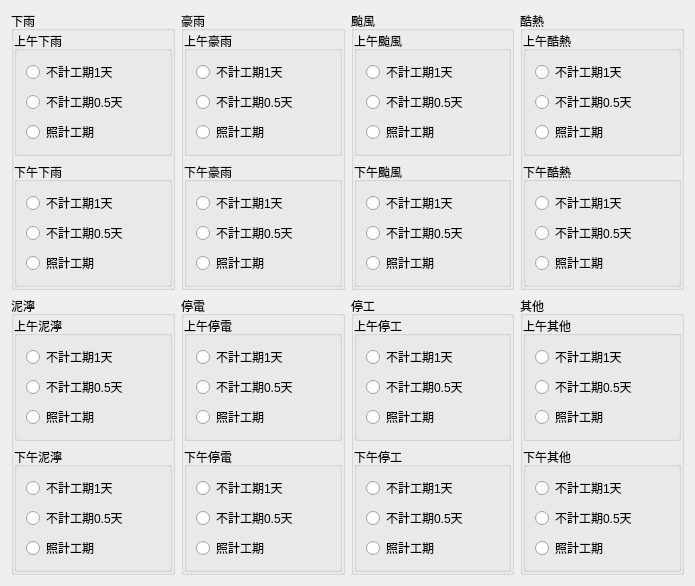
<?xml version="1.0" encoding="UTF-8"?>
<ui version="4.0">
 <class>Dialog</class>
 <widget class="QDialog" name="Dialog">
  <property name="geometry">
   <rect>
    <x>0</x>
    <y>0</y>
    <width>695</width>
    <height>436</height>
   </rect>
  </property>
  <property name="windowTitle">
   <string>Dialog</string>
  </property>
  <layout class="QVBoxLayout" name="verticalLayout">
   <item>
    <layout class="QHBoxLayout" name="horizontalLayout">
     <item>
      <widget class="QGroupBox" name="groupBox">
       <property name="title">
        <string>下雨</string>
       </property>
       <layout class="QVBoxLayout" name="verticalLayout_2">
        <property name="leftMargin">
         <number>0</number>
        </property>
        <property name="topMargin">
         <number>0</number>
        </property>
        <property name="rightMargin">
         <number>0</number>
        </property>
        <property name="bottomMargin">
         <number>0</number>
        </property>
        <item>
         <widget class="QGroupBox" name="groupBox_7">
          <property name="title">
           <string>上午下雨</string>
          </property>
          <layout class="QVBoxLayout" name="verticalLayout_3">
           <item>
            <widget class="QRadioButton" name="radioButton">
             <property name="text">
              <string>不計工期1天</string>
             </property>
            </widget>
           </item>
           <item>
            <widget class="QRadioButton" name="radioButton_3">
             <property name="text">
              <string>不計工期0.5天</string>
             </property>
            </widget>
           </item>
           <item>
            <widget class="QRadioButton" name="radioButton_2">
             <property name="text">
              <string>照計工期</string>
             </property>
            </widget>
           </item>
          </layout>
         </widget>
        </item>
        <item>
         <widget class="QGroupBox" name="groupBox_6">
          <property name="title">
           <string>下午下雨</string>
          </property>
          <layout class="QVBoxLayout" name="verticalLayout_4">
           <item>
            <widget class="QRadioButton" name="radioButton_6">
             <property name="text">
              <string>不計工期1天</string>
             </property>
            </widget>
           </item>
           <item>
            <widget class="QRadioButton" name="radioButton_4">
             <property name="text">
              <string>不計工期0.5天</string>
             </property>
            </widget>
           </item>
           <item>
            <widget class="QRadioButton" name="radioButton_5">
             <property name="text">
              <string>照計工期</string>
             </property>
            </widget>
           </item>
          </layout>
         </widget>
        </item>
       </layout>
      </widget>
     </item>
     <item>
      <widget class="QGroupBox" name="groupBox_4">
       <property name="title">
        <string>豪雨</string>
       </property>
       <layout class="QVBoxLayout" name="verticalLayout_5">
        <property name="leftMargin">
         <number>0</number>
        </property>
        <property name="topMargin">
         <number>0</number>
        </property>
        <property name="rightMargin">
         <number>0</number>
        </property>
        <property name="bottomMargin">
         <number>0</number>
        </property>
        <item>
         <widget class="QGroupBox" name="groupBox_9">
          <property name="title">
           <string>上午豪雨</string>
          </property>
          <layout class="QVBoxLayout" name="verticalLayout_6">
           <item>
            <widget class="QRadioButton" name="radioButton_7">
             <property name="text">
              <string>不計工期1天</string>
             </property>
            </widget>
           </item>
           <item>
            <widget class="QRadioButton" name="radioButton_9">
             <property name="text">
              <string>不計工期0.5天</string>
             </property>
            </widget>
           </item>
           <item>
            <widget class="QRadioButton" name="radioButton_8">
             <property name="text">
              <string>照計工期</string>
             </property>
            </widget>
           </item>
          </layout>
         </widget>
        </item>
        <item>
         <widget class="QGroupBox" name="groupBox_8">
          <property name="title">
           <string>下午豪雨</string>
          </property>
          <layout class="QVBoxLayout" name="verticalLayout_7">
           <item>
            <widget class="QRadioButton" name="radioButton_10">
             <property name="text">
              <string>不計工期1天</string>
             </property>
            </widget>
           </item>
           <item>
            <widget class="QRadioButton" name="radioButton_11">
             <property name="text">
              <string>不計工期0.5天</string>
             </property>
            </widget>
           </item>
           <item>
            <widget class="QRadioButton" name="radioButton_12">
             <property name="text">
              <string>照計工期</string>
             </property>
            </widget>
           </item>
          </layout>
         </widget>
        </item>
       </layout>
      </widget>
     </item>
     <item>
      <widget class="QGroupBox" name="groupBox_3">
       <property name="title">
        <string>颱風</string>
       </property>
       <layout class="QVBoxLayout" name="verticalLayout_8">
        <property name="leftMargin">
         <number>0</number>
        </property>
        <property name="topMargin">
         <number>0</number>
        </property>
        <property name="rightMargin">
         <number>0</number>
        </property>
        <property name="bottomMargin">
         <number>0</number>
        </property>
        <item>
         <widget class="QGroupBox" name="groupBox_10">
          <property name="title">
           <string>上午颱風</string>
          </property>
          <layout class="QVBoxLayout" name="verticalLayout_9">
           <item>
            <widget class="QRadioButton" name="radioButton_13">
             <property name="text">
              <string>不計工期1天</string>
             </property>
            </widget>
           </item>
           <item>
            <widget class="QRadioButton" name="radioButton_15">
             <property name="text">
              <string>不計工期0.5天</string>
             </property>
            </widget>
           </item>
           <item>
            <widget class="QRadioButton" name="radioButton_14">
             <property name="text">
              <string>照計工期</string>
             </property>
            </widget>
           </item>
          </layout>
         </widget>
        </item>
        <item>
         <widget class="QGroupBox" name="groupBox_11">
          <property name="title">
           <string>下午颱風</string>
          </property>
          <layout class="QVBoxLayout" name="verticalLayout_10">
           <item>
            <widget class="QRadioButton" name="radioButton_16">
             <property name="text">
              <string>不計工期1天</string>
             </property>
            </widget>
           </item>
           <item>
            <widget class="QRadioButton" name="radioButton_17">
             <property name="text">
              <string>不計工期0.5天</string>
             </property>
            </widget>
           </item>
           <item>
            <widget class="QRadioButton" name="radioButton_18">
             <property name="text">
              <string>照計工期</string>
             </property>
            </widget>
           </item>
          </layout>
         </widget>
        </item>
       </layout>
      </widget>
     </item>
     <item>
      <widget class="QGroupBox" name="groupBox_2">
       <property name="title">
        <string>酷熱</string>
       </property>
       <layout class="QVBoxLayout" name="verticalLayout_13">
        <property name="leftMargin">
         <number>0</number>
        </property>
        <property name="topMargin">
         <number>0</number>
        </property>
        <property name="rightMargin">
         <number>0</number>
        </property>
        <property name="bottomMargin">
         <number>0</number>
        </property>
        <item>
         <widget class="QGroupBox" name="groupBox_23">
          <property name="title">
           <string>上午酷熱</string>
          </property>
          <layout class="QVBoxLayout" name="verticalLayout_20">
           <item>
            <widget class="QRadioButton" name="radioButton_32">
             <property name="text">
              <string>不計工期1天</string>
             </property>
            </widget>
           </item>
           <item>
            <widget class="QRadioButton" name="radioButton_33">
             <property name="text">
              <string>不計工期0.5天</string>
             </property>
            </widget>
           </item>
           <item>
            <widget class="QRadioButton" name="radioButton_34">
             <property name="text">
              <string>照計工期</string>
             </property>
            </widget>
           </item>
          </layout>
         </widget>
        </item>
        <item>
         <widget class="QGroupBox" name="groupBox_24">
          <property name="title">
           <string>下午酷熱</string>
          </property>
          <layout class="QVBoxLayout" name="verticalLayout_21">
           <item>
            <widget class="QRadioButton" name="radioButton_35">
             <property name="text">
              <string>不計工期1天</string>
             </property>
            </widget>
           </item>
           <item>
            <widget class="QRadioButton" name="radioButton_36">
             <property name="text">
              <string>不計工期0.5天</string>
             </property>
            </widget>
           </item>
           <item>
            <widget class="QRadioButton" name="radioButton_37">
             <property name="text">
              <string>照計工期</string>
             </property>
            </widget>
           </item>
          </layout>
         </widget>
        </item>
       </layout>
      </widget>
     </item>
    </layout>
   </item>
   <item>
    <layout class="QHBoxLayout" name="horizontalLayout_2">
     <item>
      <widget class="QGroupBox" name="groupBox_12">
       <property name="title">
        <string>泥濘</string>
       </property>
       <layout class="QVBoxLayout" name="verticalLayout_11">
        <property name="leftMargin">
         <number>0</number>
        </property>
        <property name="topMargin">
         <number>0</number>
        </property>
        <property name="rightMargin">
         <number>0</number>
        </property>
        <property name="bottomMargin">
         <number>0</number>
        </property>
        <item>
         <widget class="QGroupBox" name="groupBox_15">
          <property name="title">
           <string>上午泥濘</string>
          </property>
          <layout class="QVBoxLayout" name="verticalLayout_16">
           <item>
            <widget class="QRadioButton" name="radioButton_19">
             <property name="text">
              <string>不計工期1天</string>
             </property>
            </widget>
           </item>
           <item>
            <widget class="QRadioButton" name="radioButton_20">
             <property name="text">
              <string>不計工期0.5天</string>
             </property>
            </widget>
           </item>
           <item>
            <widget class="QRadioButton" name="radioButton_22">
             <property name="text">
              <string>照計工期</string>
             </property>
            </widget>
           </item>
          </layout>
         </widget>
        </item>
        <item>
         <widget class="QGroupBox" name="groupBox_19">
          <property name="title">
           <string>下午泥濘</string>
          </property>
          <layout class="QVBoxLayout" name="verticalLayout_18">
           <item>
            <widget class="QRadioButton" name="radioButton_23">
             <property name="text">
              <string>不計工期1天</string>
             </property>
            </widget>
           </item>
           <item>
            <widget class="QRadioButton" name="radioButton_24">
             <property name="text">
              <string>不計工期0.5天</string>
             </property>
            </widget>
           </item>
           <item>
            <widget class="QRadioButton" name="radioButton_27">
             <property name="text">
              <string>照計工期</string>
             </property>
            </widget>
           </item>
          </layout>
         </widget>
        </item>
       </layout>
      </widget>
     </item>
     <item>
      <widget class="QGroupBox" name="groupBox_14">
       <property name="title">
        <string>停電</string>
       </property>
       <layout class="QVBoxLayout" name="verticalLayout_12">
        <property name="leftMargin">
         <number>0</number>
        </property>
        <property name="topMargin">
         <number>0</number>
        </property>
        <property name="rightMargin">
         <number>0</number>
        </property>
        <property name="bottomMargin">
         <number>0</number>
        </property>
        <item>
         <widget class="QGroupBox" name="groupBox_16">
          <property name="title">
           <string>上午停電</string>
          </property>
          <layout class="QVBoxLayout" name="verticalLayout_17">
           <item>
            <widget class="QRadioButton" name="radioButton_21">
             <property name="text">
              <string>不計工期1天</string>
             </property>
            </widget>
           </item>
           <item>
            <widget class="QRadioButton" name="radioButton_26">
             <property name="text">
              <string>不計工期0.5天</string>
             </property>
            </widget>
           </item>
           <item>
            <widget class="QRadioButton" name="radioButton_25">
             <property name="text">
              <string>照計工期</string>
             </property>
            </widget>
           </item>
          </layout>
         </widget>
        </item>
        <item>
         <widget class="QGroupBox" name="groupBox_20">
          <property name="title">
           <string>下午停電</string>
          </property>
          <layout class="QVBoxLayout" name="verticalLayout_22">
           <item>
            <widget class="QRadioButton" name="radioButton_28">
             <property name="text">
              <string>不計工期1天</string>
             </property>
            </widget>
           </item>
           <item>
            <widget class="QRadioButton" name="radioButton_41">
             <property name="text">
              <string>不計工期0.5天</string>
             </property>
            </widget>
           </item>
           <item>
            <widget class="QRadioButton" name="radioButton_42">
             <property name="text">
              <string>照計工期</string>
             </property>
            </widget>
           </item>
          </layout>
         </widget>
        </item>
       </layout>
      </widget>
     </item>
     <item>
      <widget class="QGroupBox" name="groupBox_13">
       <property name="title">
        <string>停工</string>
       </property>
       <layout class="QVBoxLayout" name="verticalLayout_15">
        <property name="leftMargin">
         <number>0</number>
        </property>
        <property name="topMargin">
         <number>0</number>
        </property>
        <property name="rightMargin">
         <number>0</number>
        </property>
        <property name="bottomMargin">
         <number>0</number>
        </property>
        <item>
         <widget class="QGroupBox" name="groupBox_17">
          <property name="title">
           <string>上午停工</string>
          </property>
          <layout class="QVBoxLayout" name="verticalLayout_19">
           <item>
            <widget class="QRadioButton" name="radioButton_29">
             <property name="text">
              <string>不計工期1天</string>
             </property>
            </widget>
           </item>
           <item>
            <widget class="QRadioButton" name="radioButton_30">
             <property name="text">
              <string>不計工期0.5天</string>
             </property>
            </widget>
           </item>
           <item>
            <widget class="QRadioButton" name="radioButton_31">
             <property name="text">
              <string>照計工期</string>
             </property>
            </widget>
           </item>
          </layout>
         </widget>
        </item>
        <item>
         <widget class="QGroupBox" name="groupBox_21">
          <property name="title">
           <string>下午停工</string>
          </property>
          <layout class="QVBoxLayout" name="verticalLayout_23">
           <item>
            <widget class="QRadioButton" name="radioButton_38">
             <property name="text">
              <string>不計工期1天</string>
             </property>
            </widget>
           </item>
           <item>
            <widget class="QRadioButton" name="radioButton_39">
             <property name="text">
              <string>不計工期0.5天</string>
             </property>
            </widget>
           </item>
           <item>
            <widget class="QRadioButton" name="radioButton_40">
             <property name="text">
              <string>照計工期</string>
             </property>
            </widget>
           </item>
          </layout>
         </widget>
        </item>
       </layout>
      </widget>
     </item>
     <item>
      <widget class="QGroupBox" name="groupBox_5">
       <property name="title">
        <string>其他</string>
       </property>
       <layout class="QVBoxLayout" name="verticalLayout_14">
        <property name="leftMargin">
         <number>0</number>
        </property>
        <property name="topMargin">
         <number>0</number>
        </property>
        <property name="rightMargin">
         <number>0</number>
        </property>
        <property name="bottomMargin">
         <number>0</number>
        </property>
        <item>
         <widget class="QGroupBox" name="groupBox_18">
          <property name="title">
           <string>上午其他</string>
          </property>
          <layout class="QVBoxLayout" name="verticalLayout_24">
           <item>
            <widget class="QRadioButton" name="radioButton_43">
             <property name="text">
              <string>不計工期1天</string>
             </property>
            </widget>
           </item>
           <item>
            <widget class="QRadioButton" name="radioButton_44">
             <property name="text">
              <string>不計工期0.5天</string>
             </property>
            </widget>
           </item>
           <item>
            <widget class="QRadioButton" name="radioButton_45">
             <property name="text">
              <string>照計工期</string>
             </property>
            </widget>
           </item>
          </layout>
         </widget>
        </item>
        <item>
         <widget class="QGroupBox" name="groupBox_22">
          <property name="title">
           <string>下午其他</string>
          </property>
          <layout class="QVBoxLayout" name="verticalLayout_25">
           <item>
            <widget class="QRadioButton" name="radioButton_46">
             <property name="text">
              <string>不計工期1天</string>
             </property>
            </widget>
           </item>
           <item>
            <widget class="QRadioButton" name="radioButton_47">
             <property name="text">
              <string>不計工期0.5天</string>
             </property>
            </widget>
           </item>
           <item>
            <widget class="QRadioButton" name="radioButton_48">
             <property name="text">
              <string>照計工期</string>
             </property>
            </widget>
           </item>
          </layout>
         </widget>
        </item>
       </layout>
      </widget>
     </item>
    </layout>
   </item>
  </layout>
 </widget>
 <resources/>
 <connections/>
</ui>
